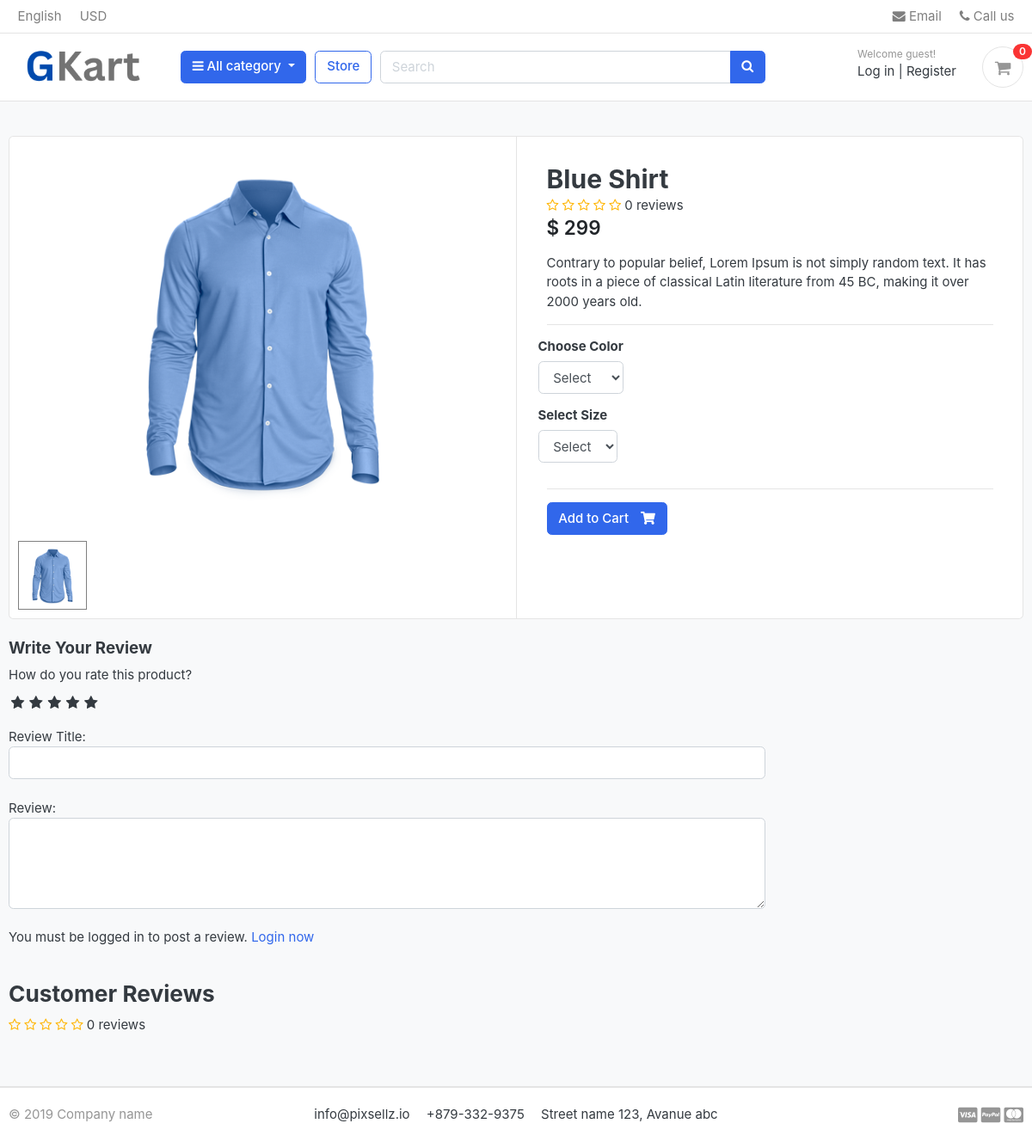
Screenshot of /store/category/shirts/blue-shirt/ with the database file from the repository.
### store/models.py (models this page shows, shortened)
class Product(models.Model):
    product_name     = models.CharField(max_length=100, unique=True)
    slug             = models.CharField(max_length=100, unique=True)
    description      = models.TextField(max_length=255, blank=True)
    price            = models.IntegerField()
    product_images   = models.ImageField(upload_to='photos/products')
    stock            = models.IntegerField()
    is_available     = models.BooleanField(default=True)
    category         = models.ForeignKey(Category, on_delete=models.CASCADE)
    created_at       = models.DateTimeField(auto_now_add=True)
    updated_at       = models.DateTimeField(auto_now=True)
    def averageReview(self):
        reviews = ReviewRating.objects.filter(product=self, status=True).aggregate(average=Avg('rating'))
        avg = 0
        if reviews['average'] is not None:
            avg = float(reviews['average'])
        return avg
    def countReview(self):
        reviews = ReviewRating.objects.filter(product=self, status=True).aggregate(count=Count('id'))
        count = 0
        if reviews['count'] is not None:
            count = int(reviews['count'])
        return count

### store/views.py (the view)
# urls.py: path('category/<slug:category_slug>/<slug:product_slug>/', views.product_detail, name='product_detail'),
def product_detail(request, category_slug, product_slug):
    try:
        single_product = Product.objects.get(category__slug=category_slug, slug=product_slug)
        in_cart = CartItem.objects.filter(cart__cart_id=_cart_id(request), product=single_product).exists()
    except Exception as e:
        raise e
    if request.user.is_authenticated:
        try:
            orderproduct = OrderProduct.objects.filter(user=request.user, product_id=single_product.id).exists()
        except OrderProduct.DoesNotExist:
            orderproduct = None
    else:
        orderproduct = None
    reviews = ReviewRating.objects.filter(product_id=single_product.id, status=True)
    product_gallery = ProductGallery.objects.filter(product_id=single_product.id)
    context = {
        "single_product": single_product,
        "in_cart": in_cart,
        "orderproduct": orderproduct,
        "reviews": reviews,
        "product_gallery": product_gallery
    }
    return render(request, 'store/product_detail.html', context)

### carts/context_processors.py (called while the page is built)
def counter(request):
    cart_count = 0
    if 'admin' in request.path:
        return {}
    else:
        try:
            cart = Cart.objects.filter(cart_id=_cart_id(request))
            if request.user.is_authenticated:
                cart_items = CartItem.objects.all().filter(user=request.user)
            else:
                cart_items = CartItem.objects.all().filter(cart=cart[:1])
            for cart_item in cart_items:
                cart_count += cart_item.quantity
        except Cart.DoesNotExist:
            cart_count = 0
    return dict(cart_count=cart_count)

### carts/views.py (called while the page is built)
def _cart_id(request):
    cart = request.session.session_key
    if not cart:
        cart = request.session.create() # create the cart id present in the session id
    return cart

### category/context_processors.py (called while the page is built)
def menu_links(request):
    links = Category.objects.all()
    return dict(links=links)

### category/models.py (called while the page is built)
    def get_url(self):
        return reverse('products_by_category', args=[self.slug])

### store/models.py (called while the page is built)
    def colors(self):
        return super(VariationManager, self).filter(variation_category='color', is_active=True)

    def sizes(self):
        return super(VariationManager, self).filter(variation_category='size', is_active=True)

### templates/store/product_detail.html (shortened to what this page needs)
{% extends 'base.html' %}
{% load static %}
{% block content %}
<section class="section-content padding-y bg">
	<div class="container">
		<div class="card">
			<div class="row no-gutters">
				<aside class="col-md-6">
					<article class="gallery-wrap">
						<div class="img-big-wrap mainImage">
							<center><img src="{{ single_product.product_images.url }}"></center>
						</div>
					</article>
					<ul class="thumb">
						<li>
							<a href="{{ single_product.product_images.url }}" target="mainImage"><img src="{{ single_product.product_images.url }}" alt="Product Image"></a>
						</li>
					</ul>
				</aside>
				<main class="col-md-6 border-left">
					<form action="{% url 'add_cart' single_product.id %}" method="POST">
						<article class="content-body">
							<h2 class="title mb-0">{{ single_product.product_name }}</h2>
							<div class="rating-star">
								<span>
									<i class="fa fa-star{% if single_product.averageReview < 0.5 %}-o{% elif single_product.averageReview >= 0.5 and single_product.averageReview < 1 %}-half-o {% endif %}" aria-hidden="true"></i>
									<i class="fa fa-star{% if single_product.averageReview < 1.5 %}-o{% elif single_product.averageReview >= 1.5 and single_product.averageReview < 2 %}-half-o {% endif %}" aria-hidden="true"></i>
									<i class="fa fa-star{% if single_product.averageReview < 2.5 %}-o{% elif single_product.averageReview >= 2.5 and single_product.averageReview < 3 %}-half-o {% endif %}" aria-hidden="true"></i>
									<i class="fa fa-star{% if single_product.averageReview < 3.5 %}-o{% elif single_product.averageReview >= 3.5 and single_product.averageReview < 4 %}-half-o {% endif %}" aria-hidden="true"></i>
									<i class="fa fa-star{% if single_product.averageReview < 4.5 %}-o{% elif single_product.averageReview >= 4.5 and single_product.averageReview < 5 %}-half-o {% endif %}" aria-hidden="true"></i>
									<span>{{single_product.countReview}} reviews</span>
								</span>
							</div>
							<div class="mb-3">
								<var class="price h4">$ {{single_product.price}}</var>
							</div>
							<p>{{ single_product.description }}</p>
							<hr>
							<div class="row">
								<div class="item-option-select">
									<h6>Choose Color</h6>
									<select name="color" class="form-control" required>
										<option value="" disabled selected>Select</option>
									</select>
								</div>
							</div>
							<div class="row">
								<div class="item-option-select">
									<h6>Select Size</h6>
									<select name="size" class="form-control">
										<option value="" disabled selected>Select</option>
									</select>
								</div>
							</div>
							<hr>
							{% if single_product.stock <= 0 %}
							<h5 class="text-danger">Out of Stock</h5>
							{% else %}
							<button type="submit" class="btn  btn-primary"> <span class="text">Add to Cart</span> <i class="fas fa-shopping-cart"></i> </button>
							{% endif %}
						</article>
					</form>
				</main>
			</div>
		</div>
		<br>
		<div class="row">
			<div class="col-md-9">
				<form action="{% url 'submit_review' single_product.id %}" method="POST">
					<h5>Write Your Review</h5>
					<div>
						<label>How do you rate this product?</label>
						<br>
						<div class="rate">
							<input type="radio" name="rating" id="rating10" value="5" required /><label for="rating10" title="5"></label>
							<input type="radio" name="rating" id="rating8" value="4" required /><label for="rating8" title="4"></label>
							<input type="radio" name="rating" id="rating6" value="3" required /><label for="rating6" title="3"></label>
							<input type="radio" name="rating" id="rating4" value="2" required /><label for="rating4" title="2"></label>
							<input type="radio" name="rating" id="rating2" value="1" required /><label for="rating2" title="1"></label>
						</div>
<br>
						Review Title:
						<input type="text" class="form-control" name="subject">
						<br>
						Review:
						<textarea name="review" rows="4" class="form-control"></textarea>
						<br>
						{% if user.is_authenticated %}
							{% if orderproduct %}
								<input type="submit" value="Submit Review" class="btn btn-primary">
							{% else %}
								<p>You must purchase this product to post a review.</p>
							{% endif %}
						{% else %}
						<p>You must be logged in to post a review. <span><a href="{% url 'login' %}">Login now</a></span></p>
						{% endif %}
					</div>
				</form>
<br>
<header class="section-heading">
	<h3>Customer Reviews </h3>
	<div class="rating-star">
		<span>
			<i class="fa fa-star{% if single_product.averageReview < 0.5 %}-o{% elif single_product.averageReview >= 0.5 and single_product.averageReview < 1 %}-half-o {% endif %}" aria-hidden="true"></i>
			<i class="fa fa-star{% if single_product.averageReview < 1.5 %}-o{% elif single_product.averageReview >= 1.5 and single_product.averageReview < 2 %}-half-o {% endif %}" aria-hidden="true"></i>
			<i class="fa fa-star{% if single_product.averageReview < 2.5 %}-o{% elif single_product.averageReview >= 2.5 and single_product.averageReview < 3 %}-half-o {% endif %}" aria-hidden="true"></i>
			<i class="fa fa-star{% if single_product.averageReview < 3.5 %}-o{% elif single_product.averageReview >= 3.5 and single_product.averageReview < 4 %}-half-o {% endif %}" aria-hidden="true"></i>
			<i class="fa fa-star{% if single_product.averageReview < 4.5 %}-o{% elif single_product.averageReview >= 4.5 and single_product.averageReview < 5 %}-half-o {% endif %}" aria-hidden="true"></i>
	<span>{{single_product.countReview}} reviews</span>
			</span>
	</div>
</header>
			</div>
		</div>
	</div>
</section>
{% endblock %}

### static/css/ui.css (style rules this page uses)
html { font-family: "Inter", sans-serif; font-size: 15px; }
.content-body { flex: 1 1 auto; padding: 2rem 2.3rem; }
.padding-y { padding-top: 40px; padding-bottom: 40px; }
var { font-style: normal; }
article:after, .form-group:after { display: block; clear: both; content: ""; }
.bg { background-color: #f8f9fa; }
.section-heading { margin-bottom: 20px; margin-top: 15px; }
p:last-child { margin-bottom: 0; }
.btn .text + i { margin-left: 10px; }
.price { font-weight: 600; color: #212529; }
.gallery-wrap .img-big-wrap { margin-bottom: 10px; border-radius: 0.37rem; overflow: hidden; background-color: #fff; }
.gallery-wrap .img-big-wrap img { height: 450px; width: auto; display: inline-block; }
.item-option-select { margin-bottom: 1rem; display: inline-block; margin-right: 15px; }

### static/css/custom.css (style rules this page uses)
.rate { display: inline-block;; border: 0; }
.rate > label { float: right; }
.rate > label:before { display: inline-block; font-size: 1.1rem; font-family: FontAwesome; content: "\f005"; margin:0; padding:0.3rem .2rem; cursor: pointer; }
.rating-star i { color: #ffb503 !important; }
ul.thumb { margin:0 auto; padding: 0; float: left; }
ul.thumb li { list-style: none; margin: 10px; }
ul.thumb li img { width: 80px; height: 80px; border: 1px solid grey; }

### rows the page displays
Product: product_images (picture), product_name "Blue Shirt", countReview "0", price "299", description "Contrary to popular belief, Lorem Ipsum is not simply random text. It has roots in a piece of classical Latin literature from 45 BC, making it over 2000 years old."

### other values shown
{{ cart_count }} "0"
